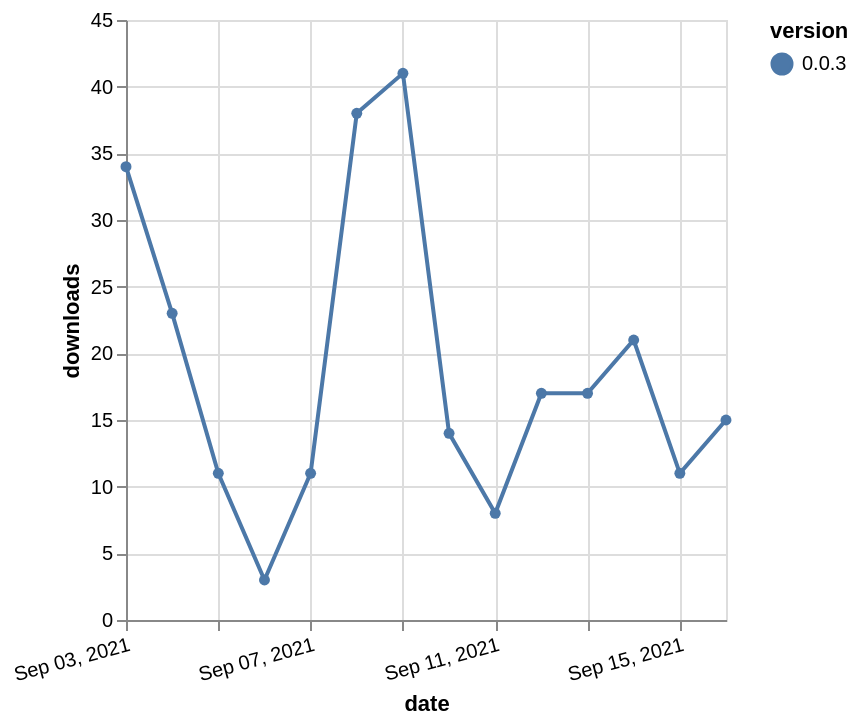

Specify this chart in Vega-Lite:
### Vega-Lite specification from a JSON file in a GitHub repository (floating-point values rounded to 4 significant figures)
{"$schema": "https://vega.github.io/schema/vega-lite/v5.json", "description": "A simple bar chart with embedded data.", "data": {"values": [{"date": "2021-09-03", "total": 3628, "delta": 34, "version": "0.0.3"}, {"date": "2021-09-04", "total": 3651, "delta": 23, "version": "0.0.3"}, {"date": "2021-09-05", "total": 3662, "delta": 11, "version": "0.0.3"}, {"date": "2021-09-06", "total": 3665, "delta": 3, "version": "0.0.3"}, {"date": "2021-09-07", "total": 3676, "delta": 11, "version": "0.0.3"}, {"date": "2021-09-08", "total": 3714, "delta": 38, "version": "0.0.3"}, {"date": "2021-09-09", "total": 3755, "delta": 41, "version": "0.0.3"}, {"date": "2021-09-10", "total": 3769, "delta": 14, "version": "0.0.3"}, {"date": "2021-09-11", "total": 3777, "delta": 8, "version": "0.0.3"}, {"date": "2021-09-12", "total": 3794, "delta": 17, "version": "0.0.3"}, {"date": "2021-09-13", "total": 3811, "delta": 17, "version": "0.0.3"}, {"date": "2021-09-14", "total": 3832, "delta": 21, "version": "0.0.3"}, {"date": "2021-09-15", "total": 3843, "delta": 11, "version": "0.0.3"}, {"date": "2021-09-16", "total": 3858, "delta": 15, "version": "0.0.3"}]}, "width": "container", "mark": {"type": "line", "point": {"filled": true}}, "encoding": {"x": {"field": "date", "type": "temporal", "timeUnit": "yearmonthdate", "title": "date", "axis": {"labelAngle": -15}}, "y": {"field": "delta", "type": "quantitative", "title": "downloads"}, "color": {"field": "version", "type": "nominal"}, "tooltip": {"field": "delta"}}}
